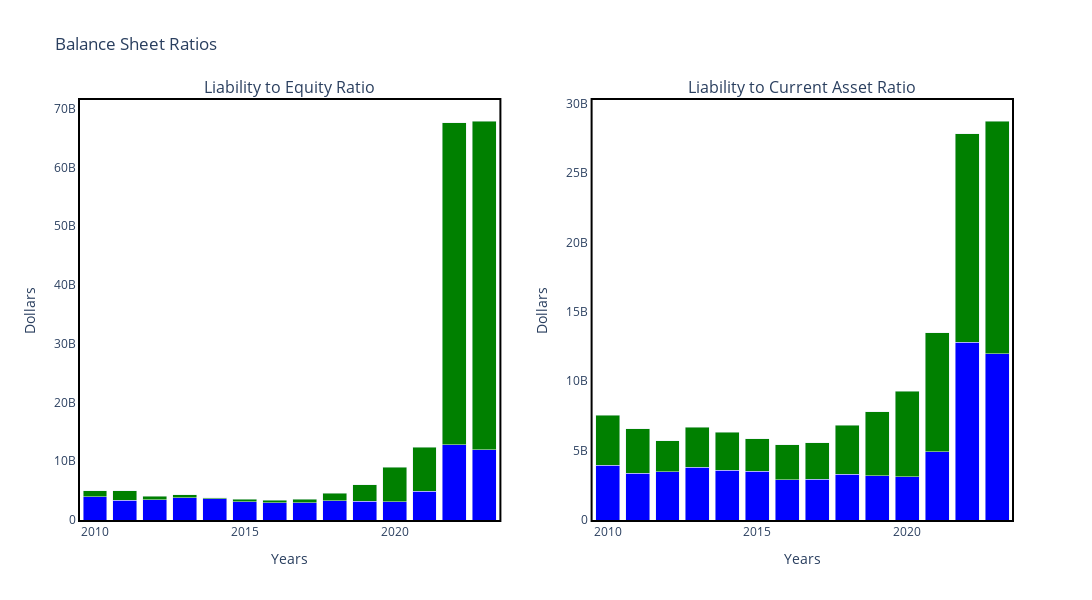

The notebook cell saved with this chart:
### Code cell
balance = balance.reset_index()
# Create subplots
fig = make_subplots(rows=1, cols=2, subplot_titles=('Liability to Equity Ratio', 'Liability to Current Asset Ratio'))

# First subplot for 'Liability to Equity ratio'
fig.add_trace(
    go.Bar(name='Liability', x=balance['Year'], y=balance['Liability'], marker_color='blue'),
    row=1, col=1
)
fig.add_trace(
    go.Bar(name='Total Stockholders Equity', x=balance['Year'], y=balance['Total Stockholders equity'], marker_color='green'),
    row=1, col=1
)

# Second subplot for 'Liability to Current Asset Ratio'
fig.add_trace(
    go.Bar(name='Liability', x=balance['Year'], y=balance['Liability'], marker_color='blue'),
    row=1, col=2
)
fig.add_trace(
    go.Bar(name='Current Assets', x=balance['Year'], y=balance['Current Assets'], marker_color='green'),
    row=1, col=2
)

# Update the layout for a cleaner look
fig.update_layout(
    title_text='Balance Sheet Ratios',
    showlegend=False,
    plot_bgcolor='white',
    height=600, width=1200
)

# Update xaxes and yaxes titles
fig.update_xaxes(title_text='Years', row=1, col=1)
fig.update_xaxes(title_text='Years', row=1, col=2)
fig.update_yaxes(title_text='Dollars', row=1, col=1)
fig.update_yaxes(title_text='Dollars', row=1, col=2)

# Make the bar charts stacked
fig.update_layout(barmode='stack')

# Remove the 'spines' (In plotly, they are called 'lines')
fig.update_xaxes(showline=True, linewidth=2, linecolor='black', mirror=True)
fig.update_yaxes(showline=True, linewidth=2, linecolor='black', mirror=True)

# Show the plot
fig.show()

### Figure 1 — Plotly figure (JSON) as saved in the notebook; plotly's stock layout.template omitted (floating-point values rounded to 4 significant figures)
{"data": [{"marker": {"color": "blue"}, "name": "Liability", "type": "bar", "x": [2010, 2011, 2012, 2013, 2014, 2015, 2016, 2017, 2018, 2019, 2020, 2021, 2022, 2023], "xaxis": "x", "y": [3951000000, 3364000000, 3462000000, 3793000000, 3580000000, 3521000000, 2905000000, 2929000000, 3290000000, 3201000000, 3125000000, 4922000000, 12830000000, 11993000000], "yaxis": "y"}, {"marker": {"color": "green"}, "name": "Total Stockholders Equity", "type": "bar", "x": [2010, 2011, 2012, 2013, 2014, 2015, 2016, 2017, 2018, 2019, 2020, 2021, 2022, 2023], "xaxis": "x", "y": [1013000000, 1590000000, 538000000, 544000000, 187000000, -412000000, 416000000, 611000000, 1266000000, 2827000000, 5837000000, 7497000000, 54750000000, 55892000000], "yaxis": "y"}, {"marker": {"color": "blue"}, "name": "Liability", "type": "bar", "x": [2010, 2011, 2012, 2013, 2014, 2015, 2016, 2017, 2018, 2019, 2020, 2021, 2022, 2023], "xaxis": "x2", "y": [3951000000, 3364000000, 3462000000, 3793000000, 3580000000, 3521000000, 2905000000, 2929000000, 3290000000, 3201000000, 3125000000, 4922000000, 12830000000, 11993000000], "yaxis": "y2"}, {"marker": {"color": "green"}, "name": "Current Assets", "type": "bar", "x": [2010, 2011, 2012, 2013, 2014, 2015, 2016, 2017, 2018, 2019, 2020, 2021, 2022, 2023], "xaxis": "x2", "y": [3594000000, 3229000000, 2265000000, 2884000000, 2736000000, 2320000000, 2530000000, 2622000000, 3540000000, 4597000000, 6143000000, 8583000000, 15019000000, 16768000000], "yaxis": "y2"}], "layout": {"annotations": [{"font": {"size": 16}, "showarrow": false, "text": "Liability to Equity Ratio", "x": 0.225, "xanchor": "center", "xref": "paper", "y": 1, "yanchor": "bottom", "yref": "paper"}, {"font": {"size": 16}, "showarrow": false, "text": "Liability to Current Asset Ratio", "x": 0.775, "xanchor": "center", "xref": "paper", "y": 1, "yanchor": "bottom", "yref": "paper"}], "barmode": "stack", "height": 600, "plot_bgcolor": "white", "showlegend": false, "title": {"text": "Balance Sheet Ratios"}, "width": 1200, "xaxis": {"anchor": "y", "domain": [0, 0.45], "linecolor": "black", "linewidth": 2, "mirror": true, "showline": true, "title": {"text": "Years"}}, "xaxis2": {"anchor": "y2", "domain": [0.55, 1], "linecolor": "black", "linewidth": 2, "mirror": true, "showline": true, "title": {"text": "Years"}}, "yaxis": {"anchor": "x", "domain": [0, 1], "linecolor": "black", "linewidth": 2, "mirror": true, "showline": true, "title": {"text": "Dollars"}}, "yaxis2": {"anchor": "x2", "domain": [0, 1], "linecolor": "black", "linewidth": 2, "mirror": true, "showline": true, "title": {"text": "Dollars"}}}}
